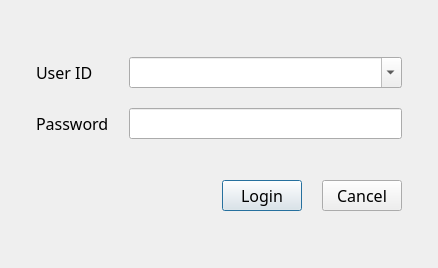
<?xml version="1.0" encoding="UTF-8"?>
<ui version="4.0">
 <class>LoginDialog</class>
 <widget class="QDialog" name="LoginDialog">
  <property name="geometry">
   <rect>
    <x>0</x>
    <y>0</y>
    <width>438</width>
    <height>268</height>
   </rect>
  </property>
  <property name="font">
   <font>
    <family>微软雅黑</family>
    <pointsize>12</pointsize>
   </font>
  </property>
  <property name="windowTitle">
   <string>User Login</string>
  </property>
  <property name="windowIcon">
   <iconset resource="../resources.qrc">
    <normaloff>:/images/window.ico</normaloff>:/images/window.ico</iconset>
  </property>
  <layout class="QVBoxLayout" name="verticalLayout">
   <property name="spacing">
    <number>20</number>
   </property>
   <property name="leftMargin">
    <number>36</number>
   </property>
   <property name="topMargin">
    <number>36</number>
   </property>
   <property name="rightMargin">
    <number>36</number>
   </property>
   <property name="bottomMargin">
    <number>36</number>
   </property>
   <item>
    <layout class="QGridLayout" name="gridLayout">
     <item row="0" column="0">
      <widget class="QLabel" name="label">
       <property name="text">
        <string>User ID</string>
       </property>
       <property name="buddy">
        <cstring>userIdCombo</cstring>
       </property>
      </widget>
     </item>
     <item row="0" column="1">
      <widget class="QComboBox" name="userIdCombo">
       <property name="editable">
        <bool>true</bool>
       </property>
      </widget>
     </item>
     <item row="1" column="0">
      <widget class="QLabel" name="label_2">
       <property name="text">
        <string>Password</string>
       </property>
       <property name="buddy">
        <cstring>passwordEdit</cstring>
       </property>
      </widget>
     </item>
     <item row="1" column="1">
      <widget class="QLineEdit" name="passwordEdit">
       <property name="maxLength">
        <number>20</number>
       </property>
       <property name="echoMode">
        <enum>QLineEdit::Password</enum>
       </property>
      </widget>
     </item>
    </layout>
   </item>
   <item>
    <layout class="QHBoxLayout" name="horizontalLayout">
     <item>
      <spacer name="horizontalSpacer">
       <property name="orientation">
        <enum>Qt::Horizontal</enum>
       </property>
       <property name="sizeHint" stdset="0">
        <size>
         <width>40</width>
         <height>20</height>
        </size>
       </property>
      </spacer>
     </item>
     <item>
      <widget class="QPushButton" name="loginButton">
       <property name="text">
        <string>Login</string>
       </property>
      </widget>
     </item>
     <item>
      <widget class="QPushButton" name="cancelButton">
       <property name="text">
        <string>Cancel</string>
       </property>
      </widget>
     </item>
    </layout>
   </item>
  </layout>
 </widget>
 <resources>
  <include location="../resources.qrc"/>
 </resources>
 <connections>
  <connection>
   <sender>cancelButton</sender>
   <signal>clicked()</signal>
   <receiver>LoginDialog</receiver>
   <slot>reject()</slot>
   <hints>
    <hint type="sourcelabel">
     <x>370</x>
     <y>190</y>
    </hint>
    <hint type="destinationlabel">
     <x>375</x>
     <y>217</y>
    </hint>
   </hints>
  </connection>
 </connections>
</ui>
